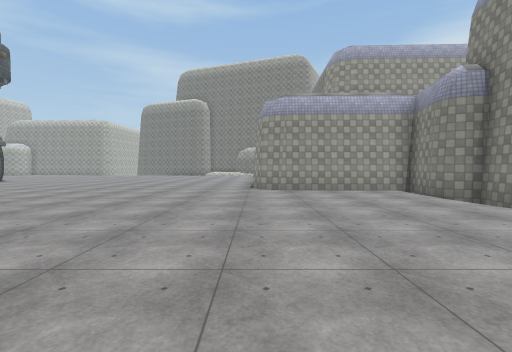
view 1 (above)

18 first-person views from a walk through a scene from a Unity 3-D project. The camera is 1.5 m above the floor, tilts 2° down and sees 85° across. The floor is counted in squares, 2 m on a side. Each view is taken from the middle of a square. On the plan, view 1 faces up. The plan holds only what a view shows up to about 10 squares ahead; the rest is blank. The place goes on beyond the plan. Surface patterns are stand-ins for the level's own textures.

view 2
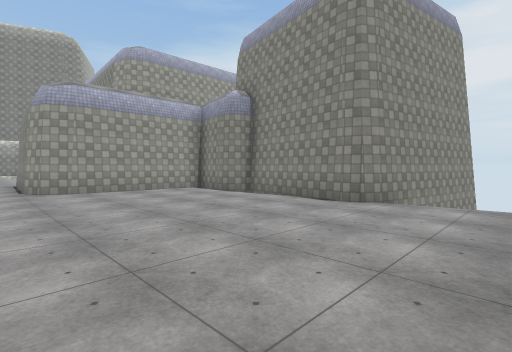

view 3
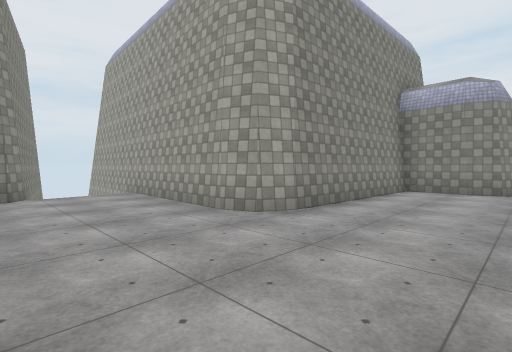

view 4
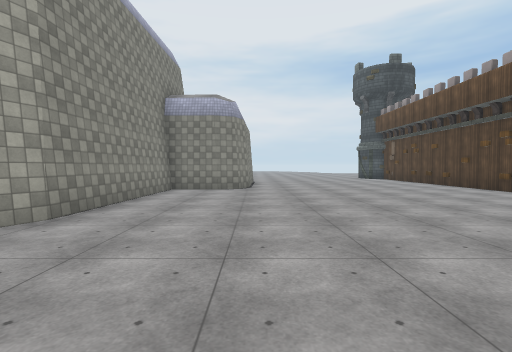

view 5
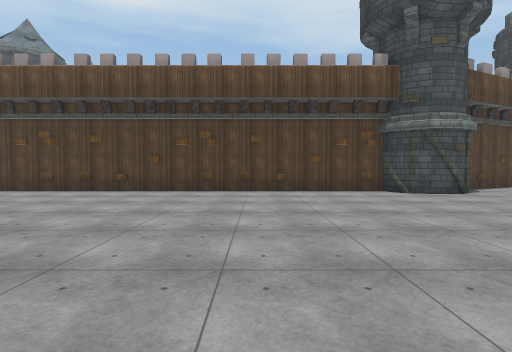

view 6
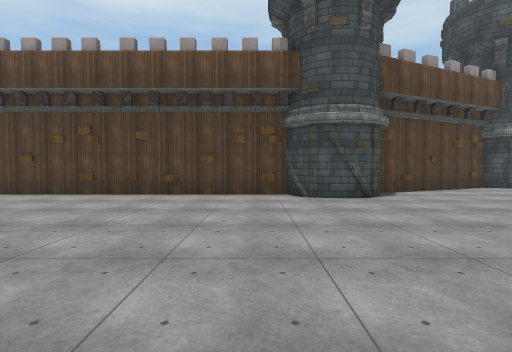

view 7
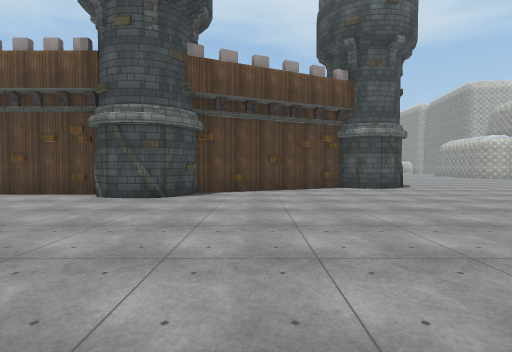

view 8
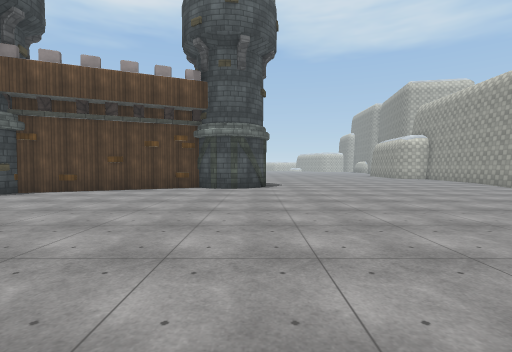

view 9
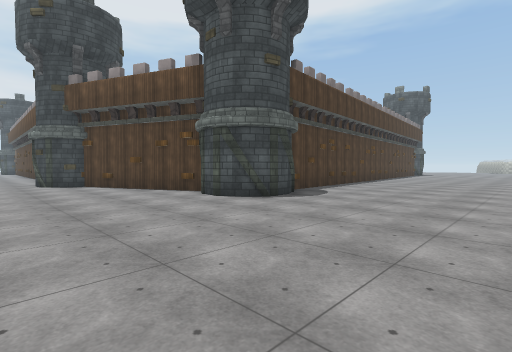

view 10
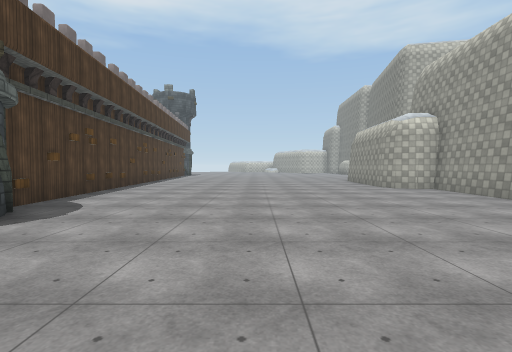

view 11
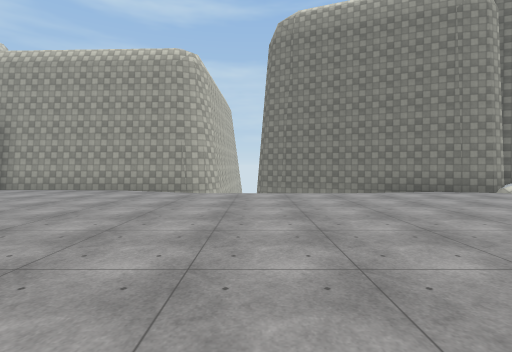

view 12
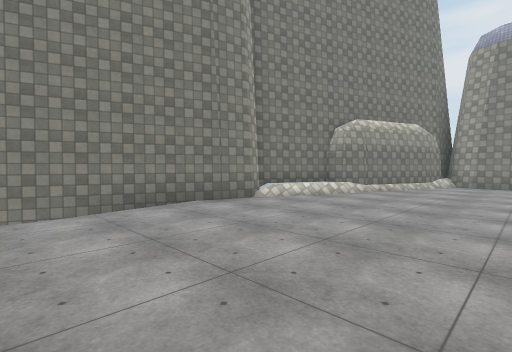

view 13
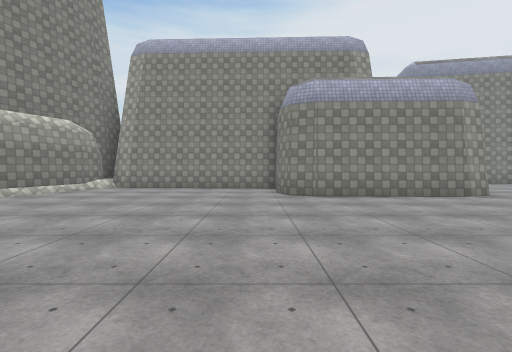

view 14
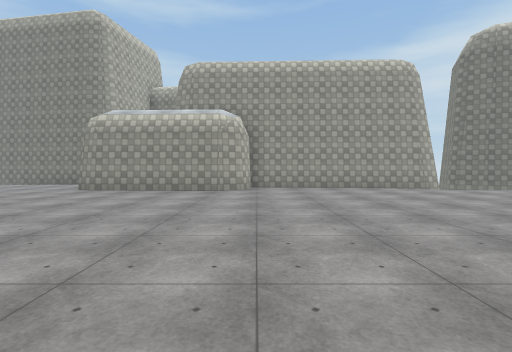

view 15
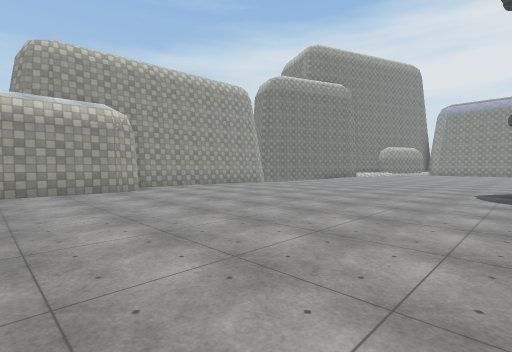

view 16
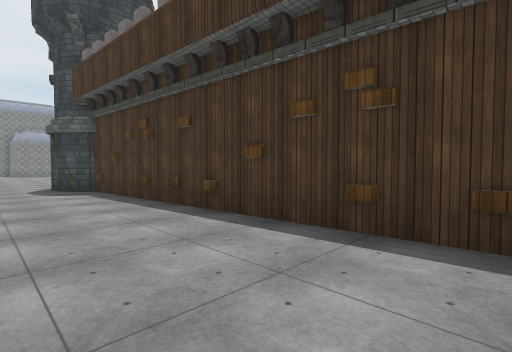

view 17
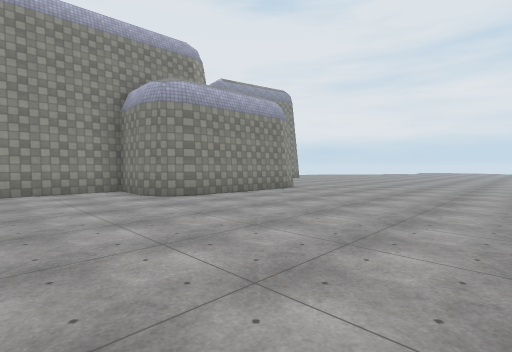

view 18
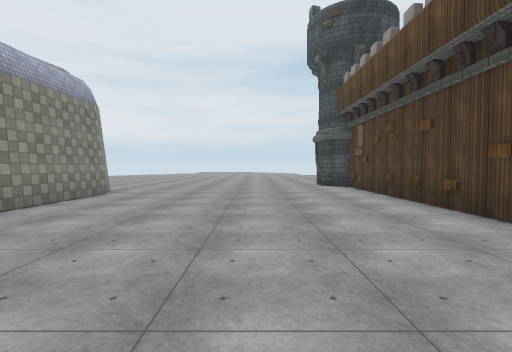

### Floor plan
Points are (right, up) in squares from view 1. A wall is a line through its corners. A room is listed if a view was taken in it or the views show most of it. See-through windows are left out.
Room 1 (views 1, 2, 3, 4, 5, 6, 7, 8, 9, 10, 11, 12, 13, 14, 15, 16, 17, 18)
walls: (-10.4, 4.9) (-10.4, -12.5); (-12.9, 12.1) (-10.7, 7.3); (4.9, 6.6) (4.6, 6.8) (4.5, 7.2) (4.8, 8.6) (0.8, 8.8) (0.2, 9) (-0.1, 9.7) (0, 13.5) (0.3, 14.1) (1, 14.4) (2.5, 14.3) (2.7, 19.3) (3.1, 20.1); (-5.1, 23) (-8.6, 24.4); (-0.8, 21.5) (-1.5, 21.9) (-1.7, 22.5) (-3.8, 23.3); (-3.8, 23.1) (-4.3, 22.9) (-5.2, 23); (5.1, 2.3) (4.6, 2.5) (4.6, 2.9) (5.3, 6.5); (2, 20.5) (-0.8, 21.6); (2.8, 20.3) (1.8, 20.5); (-12.3, 24.5) (-12.6, 23.9) (-13.2, 23.7) (-19.2, 23.9) (-19.2, 23.3) (-19.5, 22.7) (-20.1, 22.5) (-24, 22.6) (-24.5, 22.9); (-24, 12.9) (-14.7, 13.5); (8.6, 1.6) (4.7, 2.4); (-2.6, -11.4) (-2.8, -10.6) (-2.7, -6.8) (-2.5, -6.3) (-1.8, -6) (-0.2, -6.1) (-0.1, -1) (0.3, -0.3) (0.9, 0) (8, -0.3)
objects: other object (-13, 14); other object (-10, 7)

Where each view was taken, in squares from view 1:
view 1: 0 up, 0 right, facing up
view 2: 0 up, 1 left, facing up-right
view 3: 3 up, 3 left, facing down-right
view 4: 3 up, 3 left, facing down
view 5: 1 up, 2 left, facing left
view 6: 4 up, 3 left, facing left
view 7: 9 up, 3 left, facing left
view 8: 14 up, 3 left, facing left
view 9: 19 up, 8 left, facing down-left
view 10: 18 up, 10 left, facing left
view 11: 15 up, 11 left, facing up
view 12: 18 up, 9 left, facing up-right
view 13: 15 up, 7 left, facing right
view 14: 14 up, 19 left, facing up
view 15: 14 up, 23 left, facing up-right
view 16: 16 up, 24 left, facing down-right
view 17: 3 down, 9 left, facing down-right
view 18: 3 down, 7 left, facing down
